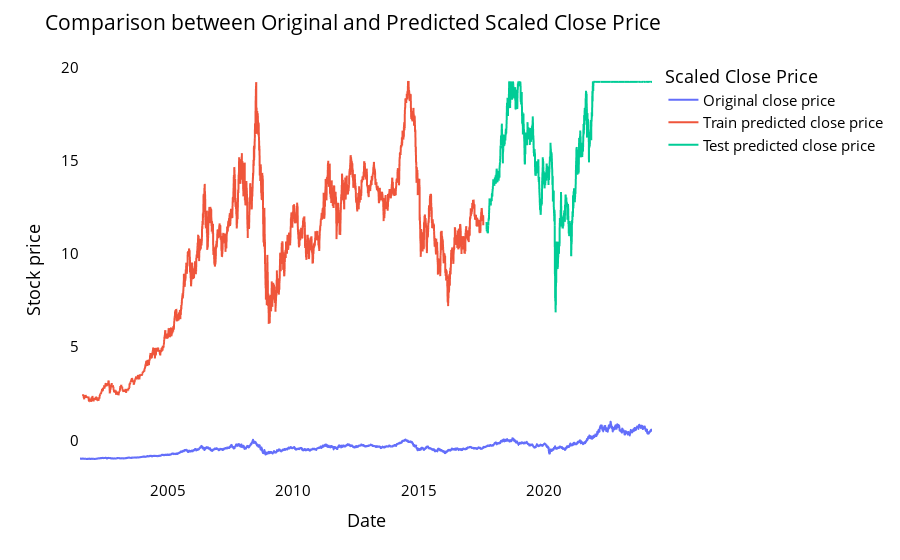

Write notebook code for a chart like this one.
### Code cell
look_back = 30

# Ensure 'train_predict' and 'test_predict' can be accessed as numpy arrays
# Flatten arrays if they are not already flat
if isinstance(train_predict, np.ndarray):
    train_predict = train_predict.flatten()
if isinstance(test_predict, np.ndarray):
    test_predict = test_predict.flatten()

# Prepare empty arrays for plotting
trainPredictPlot = np.full_like(lag_data['Scaled_close'], np.nan, dtype=np.float64)
testPredictPlot = np.full_like(lag_data['Scaled_close'], np.nan, dtype=np.float64)

# Safely assign predictions to plotting arrays
train_len = min(len(trainPredictPlot) - look_back, len(train_predict))
test_len = min(len(testPredictPlot) - len(train_predict) - (look_back * 2) - 1, len(test_predict))

trainPredictPlot[look_back:look_back + train_len] = train_predict[:train_len]
testPredictPlot[len(train_predict) + (look_back * 2) + 1:len(train_predict) + (look_back * 2) + 1 + test_len] = test_predict[:test_len]

# Create DataFrame for plotting
plotdf = pd.DataFrame({
    'Date': lag_data['Date'],
    'original_close': lag_data['Scaled_close'],
    'train_predicted_close': trainPredictPlot,
    'test_predicted_close': testPredictPlot
})

# Configure plot with Plotly
names = cycle(['Original close price', 'Train predicted close price', 'Test predicted close price'])
fig = px.line(plotdf, x='Date', y=['original_close', 'train_predicted_close', 'test_predicted_close'],
              labels={'value': 'Stock price', 'Date': 'Date'})
fig.update_layout(title_text='Comparison between Original and Predicted Scaled Close Price',
                  plot_bgcolor='white', font_size=15, font_color='black', legend_title_text='Scaled Close Price')
fig.for_each_trace(lambda t: t.update(name=next(names)))

fig.update_xaxes(showgrid=False)
fig.update_yaxes(showgrid=False)
fig.show()

### Figure 1 — Plotly figure (JSON) as saved in the notebook; plotly's stock layout.template omitted (floating-point values rounded to 4 significant figures; data arrays with more than 128 entries replaced by an {"elided": "..."} marker saying what was removed)
{"data": [{"hovertemplate": "variable=original_close<br>Date=%{x}<br>Stock price=%{y}<extra></extra>", "legendgroup": "original_close", "line": {"color": "#636efa", "dash": "solid"}, "marker": {"symbol": "circle"}, "mode": "lines", "name": "Original close price", "showlegend": true, "type": "scattergl", "x": {"elided": "5738 str values"}, "xaxis": "x", "y": {"elided": "5738 float values"}, "yaxis": "y"}, {"hovertemplate": "variable=train_predicted_close<br>Date=%{x}<br>Stock price=%{y}<extra></extra>", "legendgroup": "train_predicted_close", "line": {"color": "#EF553B", "dash": "solid"}, "marker": {"symbol": "circle"}, "mode": "lines", "name": "Train predicted close price", "showlegend": true, "type": "scattergl", "x": {"elided": "5738 str values"}, "xaxis": "x", "y": {"elided": "5738 float values"}, "yaxis": "y"}, {"hovertemplate": "variable=test_predicted_close<br>Date=%{x}<br>Stock price=%{y}<extra></extra>", "legendgroup": "test_predicted_close", "line": {"color": "#00cc96", "dash": "solid"}, "marker": {"symbol": "circle"}, "mode": "lines", "name": "Test predicted close price", "showlegend": true, "type": "scattergl", "x": {"elided": "5738 str values"}, "xaxis": "x", "y": {"elided": "5738 float values"}, "yaxis": "y"}], "layout": {"font": {"color": "black", "size": 15}, "legend": {"title": {"text": "Scaled Close Price"}, "tracegroupgap": 0}, "margin": {"t": 60}, "plot_bgcolor": "white", "title": {"text": "Comparison between Original and Predicted Scaled Close Price"}, "xaxis": {"anchor": "y", "domain": [0, 1], "showgrid": false, "title": {"text": "Date"}}, "yaxis": {"anchor": "x", "domain": [0, 1], "showgrid": false, "title": {"text": "Stock price"}}}}
